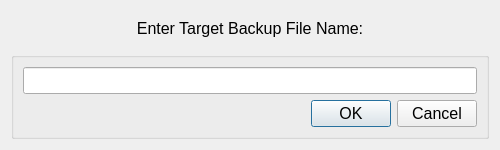
<?xml version="1.0" encoding="UTF-8"?>
<ui version="4.0">
 <class>BackupFileInput</class>
 <widget class="QDialog" name="BackupFileInput">
  <property name="geometry">
   <rect>
    <x>0</x>
    <y>0</y>
    <width>500</width>
    <height>150</height>
   </rect>
  </property>
  <property name="maximumSize">
   <size>
    <width>500</width>
    <height>150</height>
   </size>
  </property>
  <property name="font">
   <font>
    <pointsize>12</pointsize>
   </font>
  </property>
  <property name="windowTitle">
   <string>Dialog</string>
  </property>
  <layout class="QGridLayout" name="gridLayout">
   <item row="1" column="0">
    <widget class="QGroupBox" name="groupBox">
     <property name="sizePolicy">
      <sizepolicy hsizetype="Preferred" vsizetype="Fixed">
       <horstretch>0</horstretch>
       <verstretch>0</verstretch>
      </sizepolicy>
     </property>
     <property name="title">
      <string/>
     </property>
     <layout class="QGridLayout" name="gridLayout_2">
      <item row="0" column="0">
       <widget class="QLineEdit" name="input"/>
      </item>
      <item row="1" column="0">
       <widget class="QDialogButtonBox" name="buttonBox">
        <property name="standardButtons">
         <set>QDialogButtonBox::Cancel|QDialogButtonBox::Ok</set>
        </property>
       </widget>
      </item>
     </layout>
    </widget>
   </item>
   <item row="0" column="0">
    <widget class="QLabel" name="label">
     <property name="text">
      <string>Enter Target Backup File Name:</string>
     </property>
     <property name="alignment">
      <set>Qt::AlignCenter</set>
     </property>
    </widget>
   </item>
  </layout>
 </widget>
 <resources/>
 <connections>
  <connection>
   <sender>buttonBox</sender>
   <signal>accepted()</signal>
   <receiver>BackupFileInput</receiver>
   <slot>accept()</slot>
   <hints>
    <hint type="sourcelabel">
     <x>329</x>
     <y>114</y>
    </hint>
    <hint type="destinationlabel">
     <x>268</x>
     <y>0</y>
    </hint>
   </hints>
  </connection>
  <connection>
   <sender>buttonBox</sender>
   <signal>rejected()</signal>
   <receiver>BackupFileInput</receiver>
   <slot>reject()</slot>
   <hints>
    <hint type="sourcelabel">
     <x>289</x>
     <y>117</y>
    </hint>
    <hint type="destinationlabel">
     <x>144</x>
     <y>2</y>
    </hint>
   </hints>
  </connection>
 </connections>
</ui>
